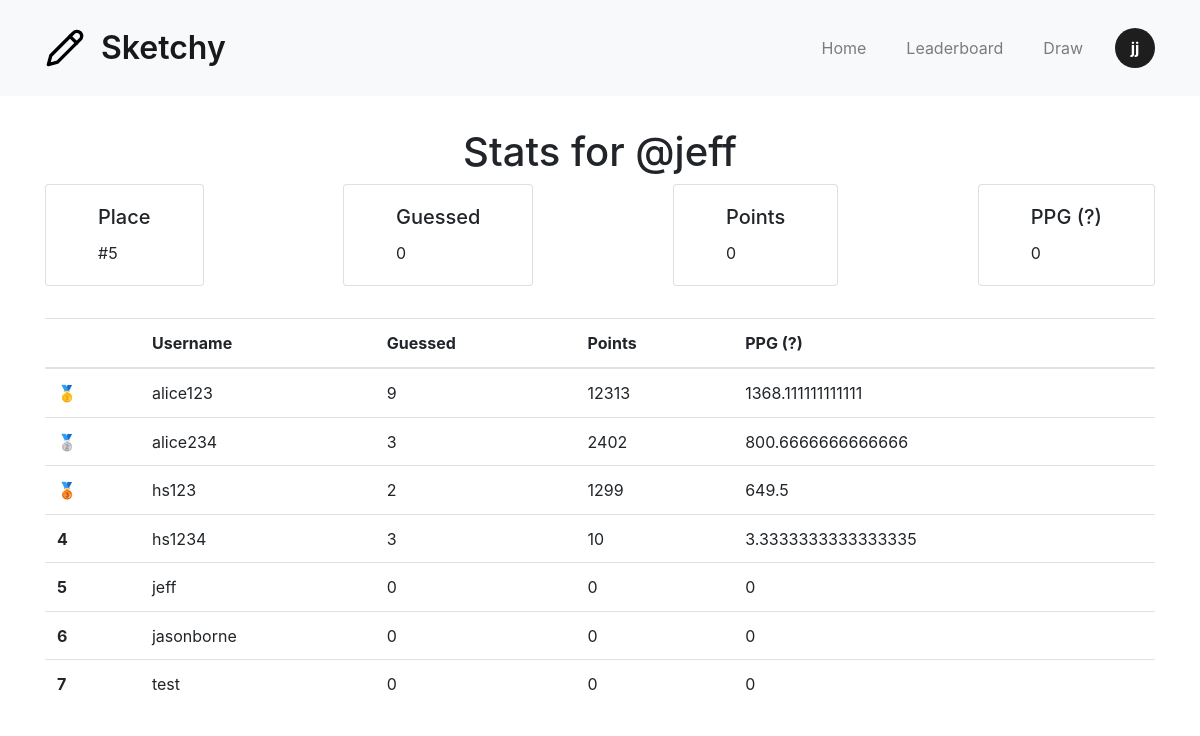
The page /leaderboard (signed in) on the database its author committed.
### app/models.py (models this page shows)
class User(UserMixin, db.Model):
    id = db.Column(db.Integer, primary_key=True)
    first_name = db.Column(db.String(50), nullable=False)
    last_name = db.Column(db.String(50), nullable=False)
    username = db.Column(db.String(50), unique=True, nullable=False)
    email = db.Column(db.String(120), unique=True, nullable=False)
    pwd = db.Column(db.String(300), nullable=False)
    guessed = db.Column(db.Integer, default=0)
    points = db.Column(db.Integer, default=0)
    sketches = db.relationship('Sketch', backref='author', lazy='dynamic')

### app/routes.py (the view)
@app.route('/leaderboard')
@login_required
def leaderboard():
    leaderboard = db.session.execute(
        db.select(User).order_by(User.points.desc()).limit(200)
    ).scalars().all()  # Make sure to convert to list if necessary
    current_user_rank = next(
        (index + 1 for index, user in enumerate(leaderboard) if user.id == current_user.id),
        None
    )
    return render_template('leaderboard.html', leaderboard=leaderboard, current_user_rank=current_user_rank)

### app/routes.py (called while the page is built)
@login_manager.user_loader
def load_user(user_id):
    return db.session.get(User, user_id)

### app/templates/leaderboard.html (shortened to what this page needs)
{% extends "layout.html" %}
{% block head %}
    {{ super() }}
    <link rel="stylesheet" href="{{ url_for('static', filename='css/leaderboard.css') }}">
{% endblock %}
{% block content %}
    <h1>Stats for @{{ current_user.username }}</h1>
    <div class="stats-grid">
        <div class="card">
            <div class="card-body">
                <h5 class="card-title">Place</h5>
                <p class="card-text">#{{current_user_rank}}</p>
            </div>
        </div>
        <div class="card">
            <div class="card-body">
                <h5 class="card-title">Guessed</h5>
                <p class="card-text">{{current_user.guessed}}</p>
            </div>
        </div>
        <div class="card">
            <div class="card-body">
                <h5 class="card-title">Points</h5>
                <p class="card-text">{{current_user.points}}</p>
            </div>
        </div>
        <div class="card">
            <div class="card-body">
                <h5 class="card-title">PPG (?)</h5>
                <p class="card-text">{{current_user.points / current_user.guessed if current_user.guessed else 0}}</p>
            </div>
        </div>
    </div>
    <table class="table">
        <thead>
            <tr>
                <th scope="col"></th>
                <th scope="col">Username</th>
                <th scope="col">Guessed</th>
                <th scope="col">Points</th>
                <th scope="col">PPG (?)</th>
            </tr>
        </thead>
        <tbody>
            {% for user in leaderboard %}
            <tr>
                <th scope="row centered">
                    {% if loop.index == 1 %}
                        🥇
                    {% elif loop.index == 2 %}
                        🥈
                    {% elif loop.index == 3 %}
                        🥉
                    {% else %}
                        {{loop.index}}
                    {% endif %}
                </th>
                <td>{{user.username}}</td>
                <td>{{user.guessed}}</td>
                <td>{{user.points}}</td>
                <td>{{user.points / user.guessed if user.guessed else 0}}</td>
            </tr>
            <tr>
            {% endfor %}
        </tbody>
    </table>
{% endblock %}

### app/templates/layout.html (shortened to what this page needs)
<!DOCTYPE html>
<html lang="en">
	<head>
        {% block head %}
            <link rel="stylesheet" href="https://stackpath.bootstrapcdn.com/bootstrap/4.5.2/css/bootstrap.min.css">
            <link rel="stylesheet" href="{{ url_for('static', filename='css/style.css') }}">
        {% endblock %}
	</head>
	<body >
        <header>
            <nav class="navbar navbar-expand-sm navbar-light bg-light">
                <div class="container">
                    <a class="navbar-brand" href="/">
                        <img src="{{ url_for('static', filename='images/logo.svg') }}" alt="sketchy logo"/>
                        Sketchy
                    </a>
                    <div class="collapse navbar-collapse" id="navbarNav">
                        <ul class="navbar-nav ml-auto">
                            <li class="nav-item"><a class="nav-link" href="{{ url_for('index') }}">Home</a></li>
                            <li class="nav-item"><a class="nav-link" href="{{ url_for('leaderboard') }}">Leaderboard</a></li>
                            <li class="nav-item"><a class="nav-link" href="{{ url_for('draw') }}">Draw</a></li>
                            {% if current_user.is_authenticated %}
                                <div class="nav-item dropdown avatar">
                                    <a href="#" role="button" id="avatar-dropdown" data-toggle="dropdown" aria-haspopup="true" aria-expanded="false">
                                        {{ current_user.first_name[0] }}{{ current_user.last_name[0] }}
                                    </a>
                                </div>
                            {% else %}
                                <a class="btn btn-primary" href="{{ url_for('login') }}" role="button">Login</a>
                            {% endif %}
                        </ul>
                    </div>
                </div>
            </nav>
        </header>
        <div class="container">{% block content %}{% endblock %}</div>
	</body>
</html>

### app/static/css/style.css (style rules this page uses)
:root { --primary: #ffffff; --accent: #1E1E1E; --black: #171717; --border: rgba(221, 221, 221, 0.2); --transition-time: 150ms; --border-radius: 0.3em; font-family: 'Inter', sans-serif;; }
body { margin: 0; }
.navbar { height: 6rem; }
.navbar-brand { display: flex; align-items: center; justify-content: center; gap: 1rem; font-weight: 600; font-size: 2rem; }
.navbar-brand > img { width: 2.5rem; height: 2.5rem; }
.navbar-nav { gap: 1.5rem; }
div.avatar { display: flex; justify-content: center; align-items: center; width: 2.5em; height: 2.5em; background-color: var(--accent); text-align: center; border-radius: 50%; cursor: pointer; }
div.avatar > a { color: var(--primary); font-weight: bold; }

### app/static/css/leaderboard.css (style rules this page uses)
.stats-grid { display: flex; flex-direction: row; justify-content: space-between; align-items: center; padding-bottom: 2rem; }
.card { padding: 0 2rem; }
h1 { text-align: center; padding-top: 2rem;; }

### rows shown on the page
User: first_name "j", last_name "j", username "jeff", guessed "0", points "0", user.points/user.guessedifuser.guessedelse0 "0"
User: username "alice123", guessed "9", points "12313", user.points/user.guessedifuser.guessedelse0 "1368.111111111111"
User: username "alice234", guessed "3", points "2402", user.points/user.guessedifuser.guessedelse0 "800.6666666666666"
User: username "hs123", guessed "2", points "1299", user.points/user.guessedifuser.guessedelse0 "649.5"
User: username "hs1234", guessed "3", points "10", user.points/user.guessedifuser.guessedelse0 "3.3333333333333335"
User: username "jasonborne", guessed "0", points "0", user.points/user.guessedifuser.guessedelse0 "0"
User: username "test", guessed "0", points "0", user.points/user.guessedifuser.guessedelse0 "0"

### other values the page prints
{{ current_user_rank }} "5"
